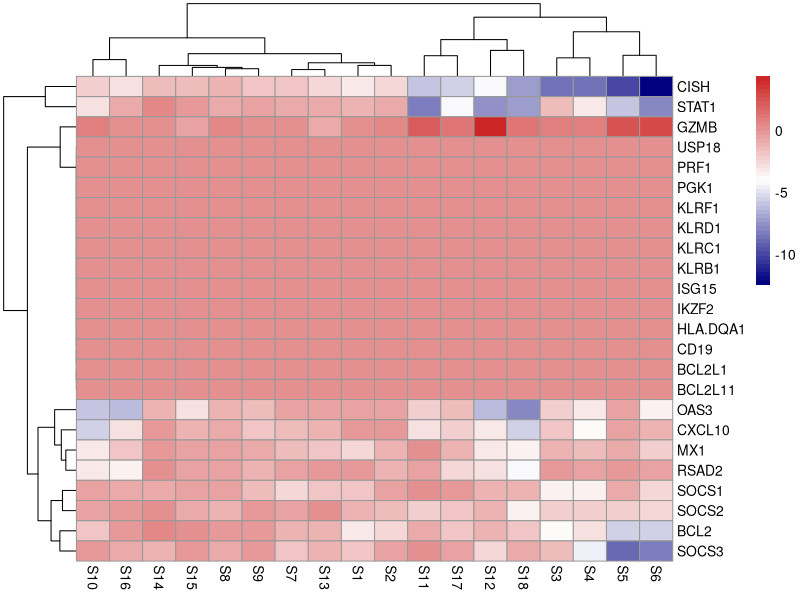
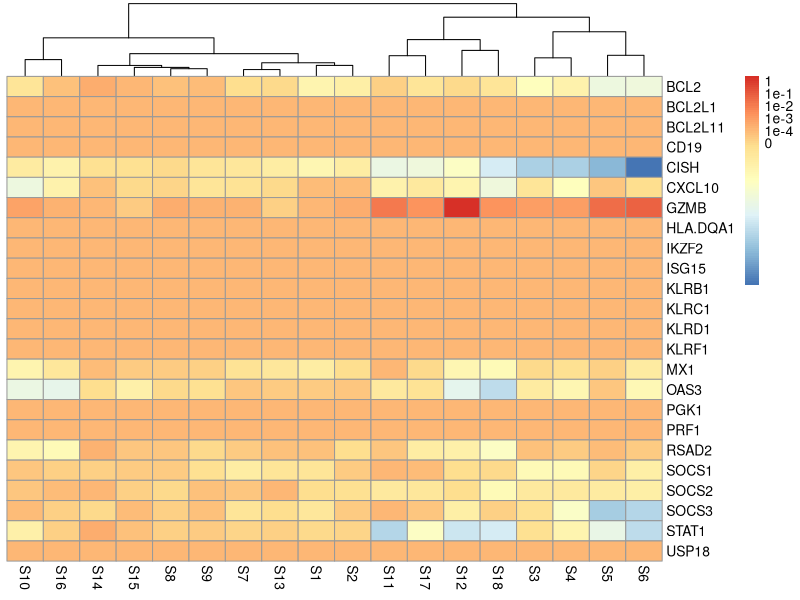
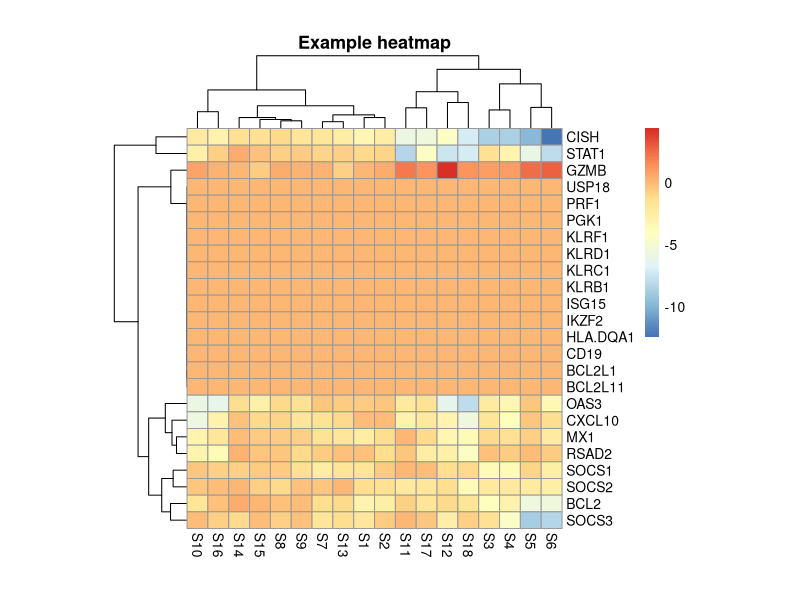

Write R code to recreate these figures, in order.
library(pheatmap)

# Read in data files
test = as.matrix(read.table(file="test.txt",header=TRUE,sep="\t",check.names=FALSE, strip.white=TRUE))
annotation_row = as.data.frame(read.table(file="annotation_row.txt",header=TRUE,sep="\t",check.names=FALSE, strip.white=TRUE))
annotation_col = as.data.frame(read.table(file="annotation_col.txt",header=TRUE,sep="\t",check.names=FALSE, strip.white=TRUE))

# define orders of annotation
annotation_col$Dose <- factor( annotation_col$Dose, levels = c("10 MG", "30 MG", "100 MG", "200 MG", "400 MG", "800 MG"))
annotation_col$Visit_Type <- factor( annotation_col$Visit_Type, levels = c("H4","H8", "H12"))
#annotation_col_order = annotation_col[ order(xtfrm(annotation_col$Visit_Type), xtfrm(annotation_col$Dose)),]
annotation_col_order = annotation_col[ order(xtfrm(annotation_col$Dose), xtfrm(annotation_col$Visit_Type)),c("Dose","Visit_Type")]
test_order = test[,rownames(annotation_col_order)]


paletteLength <- 50
myColor <- colorRampPalette(c("navy", "white", "firebrick3"))(paletteLength)
# length(breaks) == length(paletteLength) + 1
# use floor and ceiling to deal with even/odd length pallettelengths
myBreaks <- c(seq(min(test), 0, length.out=ceiling(paletteLength/2) + 1), seq(max(test)/paletteLength, max(test), length.out=floor(paletteLength/2)))

# Draw heatmaps
# pheatmap(test_order, kmeans_k = 2, scale = "row", clustering_distance_rows = "correlation")
pheatmap(test_order, color = colorRampPalette(c("navy", "white", "firebrick3"))(50))

# Show text within cells
pheatmap(test_order, cluster_row = FALSE, legend_breaks = -1:4, legend_labels = c("0", "1e-4", "1e-3", "1e-2", "1e-1", "1"))

# Fix cell sizes and save to file with correct size
pheatmap(test_order, cellwidth = 15, cellheight = 12, main = "Example heatmap")

# Display row and color annotations # Gaps in heatmaps

pheatmap(test_order, color = myColor, breaks = myBreaks, annotation_col = annotation_col_order, annotation_row = annotation_row, annotation_legend = TRUE , cluster_col = FALSE, legend = TRUE, cutree_col = 2, cutree_row = 3, fontsize=8, fontsize_col=8, fontsize_row=8, width = 8, height = 6, filename = "heatmap1.pdf")

pheatmap(test_order, color = myColor, breaks = myBreaks, annotation_col = annotation_col_order, annotation_row = annotation_row, annotation_legend = TRUE , cluster_col = FALSE, legend = TRUE, cutree_col = 2, cutree_row = 3, fontsize=8, fontsize_col=8, fontsize_row=8, width = 8, height = 6, filename = "heatmap1.png")

#pheatmap(test_order, annotation_col = annotation_col, annotation_row = annotation_row, annotation_legend = TRUE , cluster_row = TRUE, legend = TRUE, cutree_col = 2, cutree_row = 3, display_numbers = matrix(ifelse(test_order > 5, sprintf("%.2f",test_order), ""), nrow(test_order)), width = 8, height = 8, filename = "heatmap.png")
